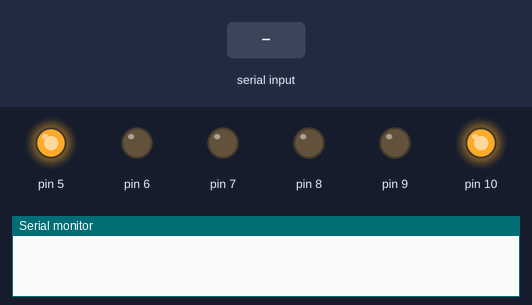
Recording of a sketch running on a simulated Arduino Uno, built with avr-gcc and run on an emulated ATmega328P. Parts: output pins drawn as LEDs (lit = HIGH), the last lines printed to the serial monitor. The inputs (shaded band) are chosen by the test bench.

Above: at 1.2 s.
1.3 s: "S" received over the second serial link
At 2.5 s:
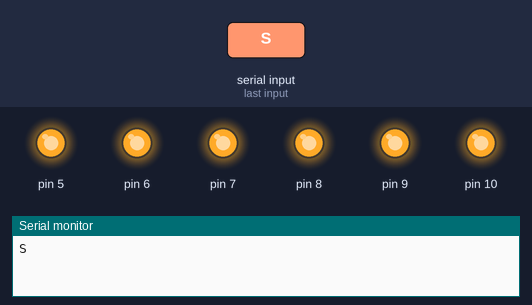
2.8 s: "F" received over the second serial link
At 3.6 s:
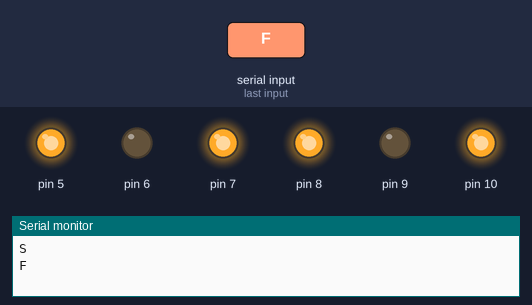
4.3 s: "B" received over the second serial link
At 4.8 s:
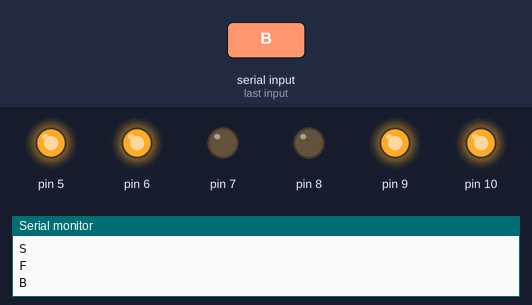
5.8 s: "L" received over the second serial link
At 7.0 s:
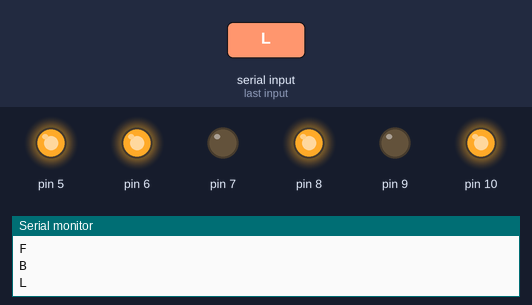
7.3 s: "R" received over the second serial link
At 8.3 s:
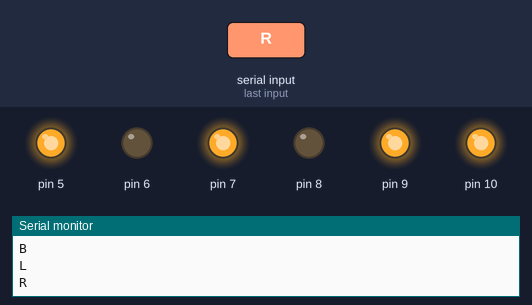
8.8 s: "2" received over the second serial link
At 9.4 s:
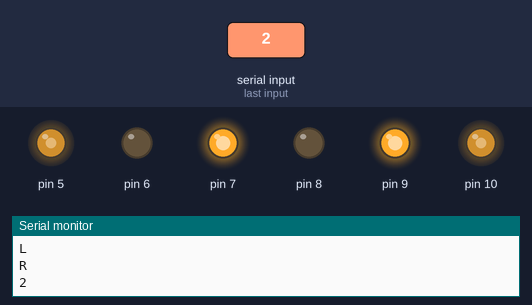
Timing chart, 0 to 11.3 s (numbered marks = the images above; inputs shaded):
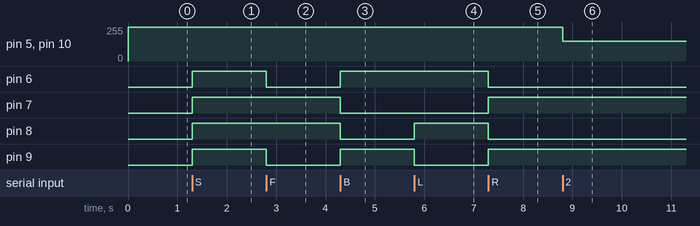

The sketch:

sketch_may31a.ino
```cpp
#include <SoftwareSerial.h>

SoftwareSerial bt(2, 3); //rx, tx
char Char = ' ' ;

void Stop();
void left();
void sound();
void ONE();
void Right();
void back();
void front();
void TWO();
void THREE();

void setup()
{
  bt.begin(9600);
  Serial.begin(9600);
  pinMode(6, OUTPUT);
  pinMode(7, OUTPUT);
  pinMode(8, OUTPUT);
  pinMode(9, OUTPUT);

  analogWrite(5, 255);

  analogWrite(10, 255);

}

void loop()
{
  if (bt.available())
  {
    Char = bt.read();
    Serial.print(Char);
    Serial.println();
    if (Char == 'S')
    {
      Stop();
    }
    if (Char == 'F')
    {
      front();
    }
    if (Char == 'B')
    {
      back();
    }
    if (Char == 'L')
    {
      left();
    }
    if (Char == 'R')
    {
      Right();
    }
    if (Char == 'Y')
    {
      front();
      delay(10);
      left();
      delay(10);
    }
    if (Char == 'Z')
    {
      front();
      delay(10);
      Right();
      delay(10);
    }
    if (Char == '1')
    {
      ONE();
    }
    if (Char == '2')
    {
      TWO();
    }
    if (Char == '3')
    {
      THREE();
    }
    if (Char == '5')
    {
      sound();
    }
  }
}

void THREE()
{
  analogWrite(5, 255);
  analogWrite(10, 255);
}

void ONE()
{
  analogWrite(5, 50);
  analogWrite(10, 50);
}

void front()
{
  digitalWrite(6, LOW);
  digitalWrite(7, HIGH);
  digitalWrite(8, HIGH);
  digitalWrite(9, LOW);
}

void left()
{
  digitalWrite(6, HIGH);
  digitalWrite(7, LOW);
  digitalWrite(8, HIGH);
  digitalWrite(9, LOW);
}

void Right()
{
  digitalWrite(6, LOW);
  digitalWrite(7, HIGH);
  digitalWrite(8, LOW);
  digitalWrite(9, HIGH);
}

void TWO()
{
  analogWrite(5, 150);
  analogWrite(10, 150);
}

void sound()
{
  tone(4, 500);
  delay(100);
  tone(4, 500);
  delay(100);
  tone(4, 500);
  delay(100);
  tone(4, 500);
  delay(100);
  tone(4, 500);
  delay(100);
  tone(4, 500);
  delay(100);
  tone(4, 500);
  delay(100);
  tone(4, 500);
  noTone(4);
}

void back()
{
  digitalWrite(6, HIGH);
  digitalWrite(7, LOW);
  digitalWrite(8, LOW);
  digitalWrite(9, HIGH);
}

void Stop()
{
  digitalWrite(6, HIGH);
  digitalWrite(7, HIGH);
  digitalWrite(8, HIGH);
  digitalWrite(9, HIGH);
}
```

Measured:
- after the input at 1.3 s, pin 6–9: LOW → HIGH at once
- after the input at 2.8 s, pin 6, pin 9: HIGH → LOW at once
- after the input at 4.3 s, pin 6, pin 9: LOW → HIGH at once; pin 7, pin 8: HIGH → LOW at once
- after the input at 5.8 s, pin 8: LOW → HIGH at once; pin 9: HIGH → LOW at once
- after the input at 7.3 s, pin 6, pin 8: HIGH → LOW at once; pin 7, pin 9: LOW → HIGH at once
- after the input at 8.8 s, pin 5, pin 10: 255/255 → 150/255 at once
